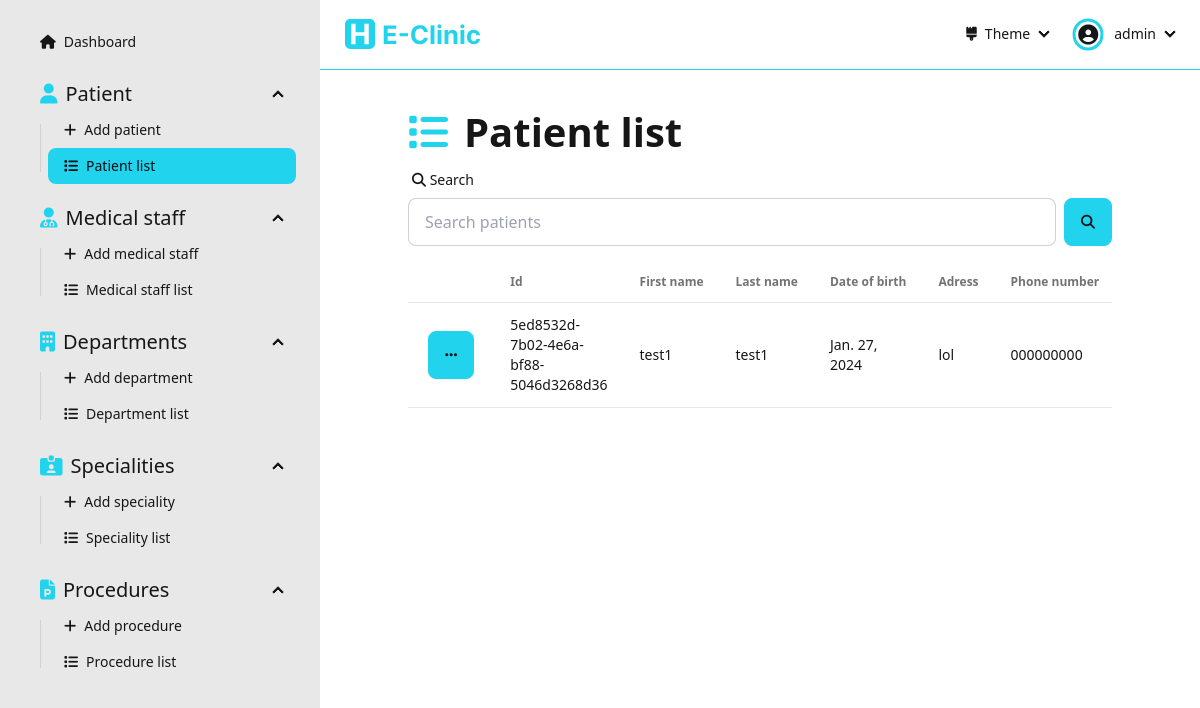
The app's page /dashboard/patients (signed in), older data.
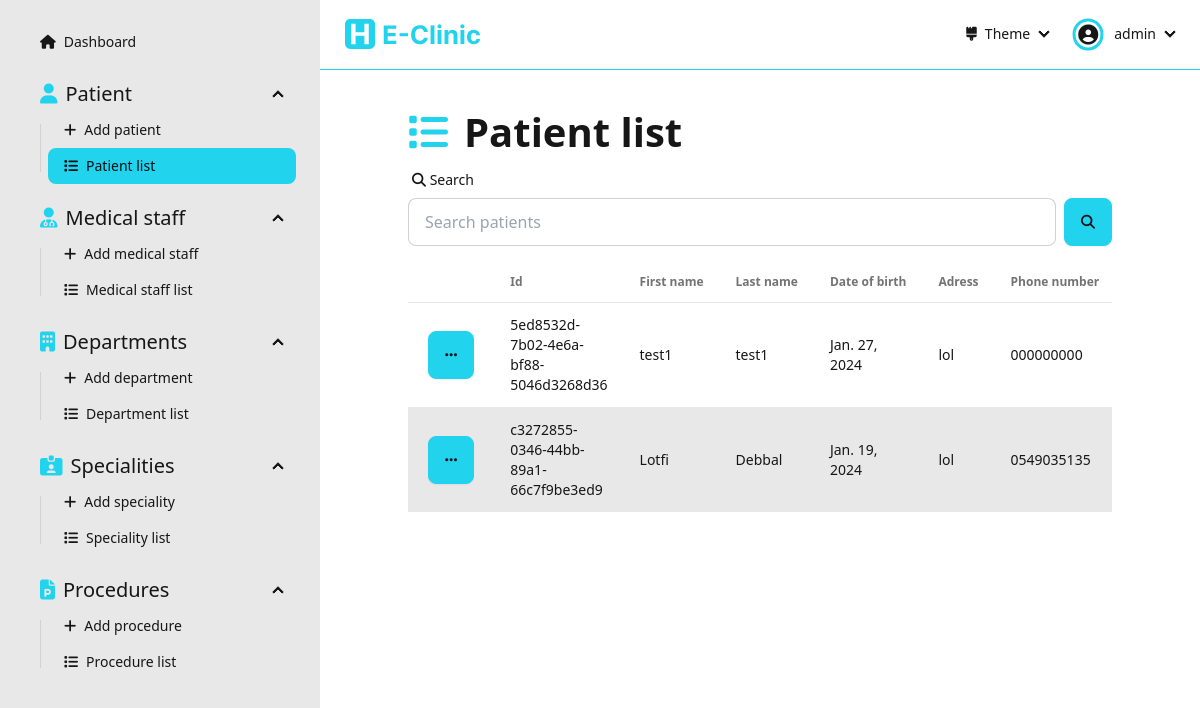
The same page, newer data.
### Dashboard/models.py (models this page shows, shortened)
class Patient(models.Model):
  id = models.UUIDField(primary_key=True, default=uuid.uuid4, editable=False)
  firstName = models.CharField(max_length=256, null=False)
  lastName = models.CharField(max_length=256, null=False)
  dateOfBirth = models.DateField(null=False)
  adress = models.CharField(max_length=256, null=False)
  phoneNumber = models.CharField(max_length=20, null=False, unique=True)
  email = models.CharField(max_length=254, null=False, unique=True)
  gender = models.CharField(max_length=6, choices=Genders.choices)
  createdAt = models.DateTimeField(auto_now_add=True)
  updatedAt = models.DateTimeField(auto_now=True)

### Dashboard/views/patient.py (the view)
# urls.py: path('dashboard/patients', patient.patientList, name='patient-list'),
@login_required(login_url='sign-in')
def patientList(request: HttpRequest):
  form = SearchForm(request.GET)
  patients = []
  if form.is_valid():
    search = form.cleaned_data['search']
    patients = Patient.objects.filter(
      Q(firstName__icontains=search) |
      Q(lastName__icontains=search) |
      Q(dateOfBirth__icontains=search) |
      Q(adress__icontains=search) |
      Q(phoneNumber__icontains=search) |
      Q(email__icontains=search) |
      Q(gender__icontains=search)
    )
  else:
    patients = Patient.objects.all()
  context = { 'patients': patients, 'form': form }
  return render(request, 'pages/patient/patient-list.html', context=context)

### Dashboard/forms.py
class SearchForm(forms.Form):
  search  = forms.CharField(required=False)

### Dashboard/templates/pages/patient/patient-list.html (shortened to what this page needs)
{% extends "layouts/dashboard.html" %}
{% load static %}
{% load widget_tweaks %}
{% block dashboard_content %}
  <div class="flex flex-1 flex-col items-center pb-[5rem]">
    <div class="flex flex-1 flex-col max-w-[90%] lg:max-w-[80%] justify-start w-full">
      <div class="text-[30pt] font-bold"><i class="fas fa-list text-primary mr-[1rem]"></i>Patient list</div>
      <form action="" method="get" class="mb-[1rem]">
        <label class="form-control w-full">
          <div class="label">
            <span class="label-text"><i class="fas fa-search"></i> Search</span>
          </div>
          <div class="flex">
            {% render_field form.search placeholder="Search patients" type="text" class+="input input-bordered w-full" %}
            <button class="btn btn-primary ml-[0.5rem]"><i class="fas fa-search"></i></button>
          </div>
        </label>
      </form>
      {% if patients.count > 0 %}
      <div class="overflow-x-auto flex-1 flex items-start">
        <table class="table table-pin-rows table-pin-cols table-zebra">
          <thead>
            <tr>
              <td></td>
              <td>Id</td>
              <td>First name</td>
              <td>Last name</td>
              <td>Date of birth</td>
              <td>Adress</td>
              <td>Phone number</td>
            </tr>
          </thead>
          <tbody>
            {% for patient in patients %}
              <tr>
                <td>
                  <div class="dropdown">
                    <div tabindex="0" role="button" class="btn btn-primary m-1"><i class="fas fa-ellipsis"></i></div>
                  </div>
                </td>
                <td>{{patient.id}}</td>
                <td>{{patient.firstName}}</td>
                <td>{{patient.lastName}}</td>
                <td>{{patient.dateOfBirth}}</td>
                <td>{{patient.adress}}</td>
                <td>{{patient.phoneNumber}}</td>
              </tr>
            {% endfor %}
          </tbody>
        </table>
      </div>
      {% else %}
        <div class="flex flex-1 flex-col justify-center items-center h-full w-full">
          <img class="h-[30%]" src="{% static "assets/empty-list.svg" %}" alt="empty-list">
          <div class="text-[20pt]">The list is empty</div>
        </div>
      {% endif %}
    </div>
  </div>
{% endblock dashboard_content %}

Row changes from the older to the newer data that the page shows:
added Patient: id "c3272855-0346-44bb-89a1-66c7f9be3ed9", firstName "Lotfi", lastName "Debbal", dateOfBirth "Jan. 19, 2024", adress "lol", phoneNumber "0549035135"
